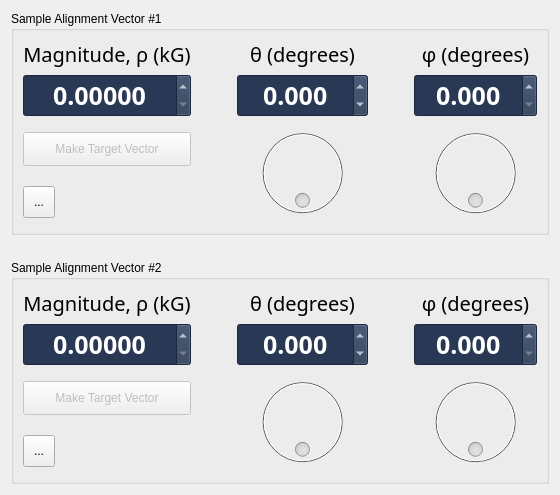
      <widget class="QWidget" name="alignmentTab">
       <attribute name="title">
        <string>Sample Alignment</string>
       </attribute>
       <layout class="QVBoxLayout" name="verticalLayout" stretch="1,1">
        <property name="spacing">
         <number>25</number>
        </property>
        <property name="leftMargin">
         <number>11</number>
        </property>
        <property name="rightMargin">
         <number>11</number>
        </property>
        <item>
         <widget class="QGroupBox" name="alignGroupBox1">
          <property name="title">
           <string>Sample Alignment Vector #1</string>
          </property>
          <layout class="QGridLayout" name="alignGridLayout1" rowstretch="1,1,0,0" columnstretch="2,2,1,3,1,3">
           <property name="sizeConstraint">
            <enum>QLayout::SetDefaultConstraint</enum>
           </property>
           <item row="1" column="0" colspan="2">
            <widget class="QDoubleSpinBox" name="alignMagValueSpinBox1">
             <property name="enabled">
              <bool>false</bool>
             </property>
             <property name="minimumSize">
              <size>
               <width>0</width>
               <height>34</height>
              </size>
             </property>
             <property name="font">
              <font>
               <family>.SF NS</family>
               <pointsize>19</pointsize>
               <weight>75</weight>
               <bold>true</bold>
              </font>
             </property>
             <property name="styleSheet">
              <string notr="true">background-color: rgb(41,57,85);
color: rgb(255, 255, 255);</string>
             </property>
             <property name="frame">
              <bool>true</bool>
             </property>
             <property name="alignment">
              <set>Qt::AlignCenter</set>
             </property>
             <property name="decimals">
              <number>5</number>
             </property>
             <property name="maximum">
              <double>100.000000000000000</double>
             </property>
             <property name="singleStep">
              <double>0.010000000000000</double>
             </property>
            </widget>
           </item>
           <item row="1" column="5">
            <widget class="QDoubleSpinBox" name="alignPhiSpinBox1">
             <property name="enabled">
              <bool>false</bool>
             </property>
             <property name="minimumSize">
              <size>
               <width>0</width>
               <height>34</height>
              </size>
             </property>
             <property name="font">
              <font>
               <family>.SF NS</family>
               <pointsize>19</pointsize>
               <weight>75</weight>
               <bold>true</bold>
              </font>
             </property>
             <property name="styleSheet">
              <string notr="true">background-color: rgb(41,57,85);
color: rgb(255, 255, 255);</string>
             </property>
             <property name="alignment">
              <set>Qt::AlignCenter</set>
             </property>
             <property name="decimals">
              <number>3</number>
             </property>
             <property name="maximum">
              <double>180.000000000000000</double>
             </property>
             <property name="singleStep">
              <double>0.010000000000000</double>
             </property>
            </widget>
           </item>
           <item row="3" column="0">
            <widget class="QToolButton" name="alignLock1">
             <property name="minimumSize">
              <size>
               <width>32</width>
               <height>32</height>
              </size>
             </property>
             <property name="text">
              <string>...</string>
             </property>
             <property name="icon">
              <iconset resource="multiaxisoperation.qrc">
               <normaloff>:/multiaxis/Resources/security_lock.png</normaloff>
               <normalon>:/multiaxis/Resources/security_unlock.png</normalon>:/multiaxis/Resources/security_lock.png</iconset>
             </property>
             <property name="iconSize">
              <size>
               <width>24</width>
               <height>24</height>
              </size>
             </property>
             <property name="checkable">
              <bool>true</bool>
             </property>
            </widget>
           </item>
           <item row="0" column="5">
            <widget class="QLabel" name="alignPhiLabel1">
             <property name="sizePolicy">
              <sizepolicy hsizetype="Preferred" vsizetype="Fixed">
               <horstretch>0</horstretch>
               <verstretch>0</verstretch>
              </sizepolicy>
             </property>
             <property name="font">
              <font>
               <family>.SF NS</family>
               <pointsize>15</pointsize>
               <weight>50</weight>
               <bold>false</bold>
              </font>
             </property>
             <property name="text">
              <string>φ (degrees)</string>
             </property>
             <property name="alignment">
              <set>Qt::AlignCenter</set>
             </property>
            </widget>
           </item>
           <item row="0" column="0" colspan="2">
            <widget class="QLabel" name="alignMagLabel1">
             <property name="sizePolicy">
              <sizepolicy hsizetype="Preferred" vsizetype="Fixed">
               <horstretch>0</horstretch>
               <verstretch>0</verstretch>
              </sizepolicy>
             </property>
             <property name="font">
              <font>
               <family>.SF NS</family>
               <pointsize>15</pointsize>
               <weight>50</weight>
               <bold>false</bold>
              </font>
             </property>
             <property name="text">
              <string>Magnitude, ρ (kG)</string>
             </property>
             <property name="alignment">
              <set>Qt::AlignCenter</set>
             </property>
            </widget>
           </item>
           <item row="0" column="3">
            <widget class="QLabel" name="alignThetaLabel1">
             <property name="sizePolicy">
              <sizepolicy hsizetype="Preferred" vsizetype="Fixed">
               <horstretch>0</horstretch>
               <verstretch>0</verstretch>
              </sizepolicy>
             </property>
             <property name="font">
              <font>
               <family>.SF NS</family>
               <pointsize>15</pointsize>
               <weight>50</weight>
               <bold>false</bold>
              </font>
             </property>
             <property name="text">
              <string>θ (degrees)</string>
             </property>
             <property name="alignment">
              <set>Qt::AlignCenter</set>
             </property>
            </widget>
           </item>
           <item row="1" column="3">
            <widget class="QDoubleSpinBox" name="alignThetaSpinBox1">
             <property name="enabled">
              <bool>false</bool>
             </property>
             <property name="minimumSize">
              <size>
               <width>0</width>
               <height>34</height>
              </size>
             </property>
             <property name="font">
              <font>
               <family>.SF NS</family>
               <pointsize>19</pointsize>
               <weight>75</weight>
               <bold>true</bold>
              </font>
             </property>
             <property name="styleSheet">
              <string notr="true">background-color: rgb(41,57,85);
color: rgb(255, 255, 255);</string>
             </property>
             <property name="alignment">
              <set>Qt::AlignCenter</set>
             </property>
             <property name="decimals">
              <number>3</number>
             </property>
             <property name="minimum">
              <double>-360.000000000000000</double>
             </property>
             <property name="maximum">
              <double>360.000000000000000</double>
             </property>
             <property name="singleStep">
              <double>0.010000000000000</double>
             </property>
            </widget>
           </item>
           <item row="0" column="4">
            <spacer name="horizontalSpacer_2">
             <property name="orientation">
              <enum>Qt::Horizontal</enum>
             </property>
             <property name="sizeType">
              <enum>QSizePolicy::Minimum</enum>
             </property>
             <property name="sizeHint" stdset="0">
              <size>
               <width>40</width>
               <height>20</height>
              </size>
             </property>
            </spacer>
           </item>
           <item row="0" column="2">
            <spacer name="horizontalSpacer">
             <property name="orientation">
              <enum>Qt::Horizontal</enum>
             </property>
             <property name="sizeType">
              <enum>QSizePolicy::Minimum</enum>
             </property>
             <property name="sizeHint" stdset="0">
              <size>
               <width>40</width>
               <height>20</height>
              </size>
             </property>
            </spacer>
           </item>
           <item row="2" column="3" rowspan="2">
            <widget class="QDial" name="alignThetaDial1">
             <property name="enabled">
              <bool>false</bool>
             </property>
             <property name="sizePolicy">
              <sizepolicy hsizetype="MinimumExpanding" vsizetype="MinimumExpanding">
               <horstretch>0</horstretch>
               <verstretch>0</verstretch>
              </sizepolicy>
             </property>
             <property name="maximum">
              <number>4000</number>
             </property>
             <property name="wrapping">
              <bool>true</bool>
             </property>
             <property name="notchTarget">
              <double>0.000000000000000</double>
             </property>
            </widget>
           </item>
           <item row="2" column="5" rowspan="2">
            <widget class="QDial" name="alignPhiDial1">
             <property name="enabled">
              <bool>false</bool>
             </property>
             <property name="sizePolicy">
              <sizepolicy hsizetype="MinimumExpanding" vsizetype="MinimumExpanding">
               <horstretch>0</horstretch>
               <verstretch>0</verstretch>
              </sizepolicy>
             </property>
             <property name="maximum">
              <number>4000</number>
             </property>
             <property name="wrapping">
              <bool>true</bool>
             </property>
            </widget>
           </item>
           <item row="2" column="0" colspan="2">
            <widget class="QPushButton" name="makeAlignActiveButton1">
             <property name="enabled">
              <bool>false</bool>
             </property>
             <property name="minimumSize">
              <size>
               <width>0</width>
               <height>34</height>
              </size>
             </property>
             <property name="text">
              <string>Make Target Vector</string>
             </property>
             <property name="checkable">
              <bool>true</bool>
             </property>
            </widget>
           </item>
          </layout>
         </widget>
        </item>
        <item>
         <widget class="QGroupBox" name="alignGroupBox2">
          <property name="title">
           <string>Sample Alignment Vector #2</string>
          </property>
          <layout class="QGridLayout" name="alignGridLayout2" rowstretch="1,1,0,0" columnstretch="2,2,1,3,1,3">
           <property name="sizeConstraint">
            <enum>QLayout::SetDefaultConstraint</enum>
           </property>
           <item row="3" column="0">
            <widget class="QToolButton" name="alignLock2">
             <property name="minimumSize">
              <size>
               <width>32</width>
               <height>32</height>
              </size>
             </property>
             <property name="text">
              <string>...</string>
             </property>
             <property name="icon">
              <iconset resource="multiaxisoperation.qrc">
               <normaloff>:/multiaxis/Resources/security_lock.png</normaloff>
               <normalon>:/multiaxis/Resources/security_unlock.png</normalon>:/multiaxis/Resources/security_lock.png</iconset>
             </property>
             <property name="iconSize">
              <size>
               <width>24</width>
               <height>24</height>
              </size>
             </property>
             <property name="checkable">
              <bool>true</bool>
             </property>
            </widget>
           </item>
           <item row="1" column="5">
            <widget class="QDoubleSpinBox" name="alignPhiSpinBox2">
             <property name="enabled">
              <bool>false</bool>
             </property>
             <property name="minimumSize">
              <size>
               <width>0</width>
               <height>34</height>
              </size>
             </property>
             <property name="font">
              <font>
               <family>.SF NS</family>
               <pointsize>19</pointsize>
               <weight>75</weight>
               <bold>true</bold>
              </font>
             </property>
             <property name="styleSheet">
              <string notr="true">background-color: rgb(41,57,85);
color: rgb(255, 255, 255);</string>
             </property>
             <property name="alignment">
              <set>Qt::AlignCenter</set>
             </property>
             <property name="decimals">
              <number>3</number>
             </property>
             <property name="maximum">
              <double>180.000000000000000</double>
             </property>
             <property name="singleStep">
              <double>0.010000000000000</double>
             </property>
            </widget>
           </item>
           <item row="1" column="0" colspan="2">
            <widget class="QDoubleSpinBox" name="alignMagValueSpinBox2">
             <property name="enabled">
              <bool>false</bool>
             </property>
             <property name="minimumSize">
              <size>
               <width>0</width>
               <height>34</height>
              </size>
             </property>
             <property name="font">
              <font>
               <family>.SF NS</family>
               <pointsize>19</pointsize>
               <weight>75</weight>
               <bold>true</bold>
              </font>
             </property>
             <property name="styleSheet">
              <string notr="true">background-color: rgb(41,57,85);
color: rgb(255, 255, 255);</string>
             </property>
             <property name="alignment">
              <set>Qt::AlignCenter</set>
             </property>
             <property name="decimals">
              <number>5</number>
             </property>
             <property name="maximum">
              <double>100.000000000000000</double>
             </property>
             <property name="singleStep">
              <double>0.010000000000000</double>
             </property>
            </widget>
           </item>
           <item row="0" column="2">
            <spacer name="horizontalSpacer_3">
             <property name="orientation">
              <enum>Qt::Horizontal</enum>
             </property>
             <property name="sizeType">
              <enum>QSizePolicy::Minimum</enum>
             </property>
             <property name="sizeHint" stdset="0">
              <size>
               <width>40</width>
               <height>20</height>
              </size>
             </property>
            </spacer>
           </item>
           <item row="0" column="4">
            <spacer name="horizontalSpacer_4">
             <property name="orientation">
              <enum>Qt::Horizontal</enum>
             </property>
             <property name="sizeType">
              <enum>QSizePolicy::Minimum</enum>
             </property>
             <property name="sizeHint" stdset="0">
              <size>
               <width>40</width>
               <height>20</height>
              </size>
             </property>
            </spacer>
           </item>
           <item row="0" column="5">
            <widget class="QLabel" name="alignPhiLabel2">
             <property name="sizePolicy">
              <sizepolicy hsizetype="Preferred" vsizetype="Fixed">
               <horstretch>0</horstretch>
               <verstretch>0</verstretch>
              </sizepolicy>
             </property>
             <property name="font">
              <font>
               <family>.SF NS</family>
               <pointsize>15</pointsize>
               <weight>50</weight>
               <bold>false</bold>
              </font>
             </property>
             <property name="text">
              <string>φ (degrees)</string>
             </property>
             <property name="alignment">
              <set>Qt::AlignCenter</set>
             </property>
            </widget>
           </item>
           <item row="0" column="3">
            <widget class="QLabel" name="alignThetaLabel2">
             <property name="sizePolicy">
              <sizepolicy hsizetype="Preferred" vsizetype="Fixed">
               <horstretch>0</horstretch>
               <verstretch>0</verstretch>
              </sizepolicy>
             </property>
             <property name="font">
              <font>
               <family>.SF NS</family>
               <pointsize>15</pointsize>
               <weight>50</weight>
               <bold>false</bold>
              </font>
             </property>
             <property name="text">
              <string>θ (degrees)</string>
             </property>
             <property name="alignment">
              <set>Qt::AlignCenter</set>
             </property>
            </widget>
           </item>
           <item row="0" column="0" colspan="2">
            <widget class="QLabel" name="alignMagLabel2">
             <property name="sizePolicy">
              <sizepolicy hsizetype="Preferred" vsizetype="Fixed">
               <horstretch>0</horstretch>
               <verstretch>0</verstretch>
              </sizepolicy>
             </property>
             <property name="font">
              <font>
               <family>.SF NS</family>
               <pointsize>15</pointsize>
               <weight>50</weight>
               <bold>false</bold>
              </font>
             </property>
             <property name="text">
              <string>Magnitude, ρ (kG)</string>
             </property>
             <property name="alignment">
              <set>Qt::AlignCenter</set>
             </property>
            </widget>
           </item>
           <item row="1" column="3">
            <widget class="QDoubleSpinBox" name="alignThetaSpinBox2">
             <property name="enabled">
              <bool>false</bool>
             </property>
             <property name="minimumSize">
              <size>
               <width>0</width>
               <height>34</height>
              </size>
             </property>
             <property name="font">
              <font>
               <family>.SF NS</family>
               <pointsize>19</pointsize>
               <weight>75</weight>
               <bold>true</bold>
              </font>
             </property>
             <property name="styleSheet">
              <string notr="true">background-color: rgb(41,57,85);
color: rgb(255, 255, 255);</string>
             </property>
             <property name="alignment">
              <set>Qt::AlignCenter</set>
             </property>
             <property name="decimals">
              <number>3</number>
             </property>
             <property name="minimum">
              <double>-360.000000000000000</double>
             </property>
             <property name="maximum">
              <double>360.000000000000000</double>
             </property>
             <property name="singleStep">
              <double>0.010000000000000</double>
             </property>
            </widget>
           </item>
           <item row="2" column="3" rowspan="2">
            <widget class="QDial" name="alignThetaDial2">
             <property name="enabled">
              <bool>false</bool>
             </property>
             <property name="sizePolicy">
              <sizepolicy hsizetype="MinimumExpanding" vsizetype="MinimumExpanding">
               <horstretch>0</horstretch>
               <verstretch>0</verstretch>
              </sizepolicy>
             </property>
             <property name="maximum">
              <number>4000</number>
             </property>
             <property name="wrapping">
              <bool>true</bool>
             </property>
            </widget>
           </item>
           <item row="2" column="5" rowspan="2">
            <widget class="QDial" name="alignPhiDial2">
             <property name="enabled">
              <bool>false</bool>
             </property>
             <property name="sizePolicy">
              <sizepolicy hsizetype="MinimumExpanding" vsizetype="MinimumExpanding">
               <horstretch>0</horstretch>
               <verstretch>0</verstretch>
              </sizepolicy>
             </property>
             <property name="maximum">
              <number>4000</number>
             </property>
             <property name="singleStep">
              <number>1</number>
             </property>
             <property name="pageStep">
              <number>10</number>
             </property>
             <property name="invertedAppearance">
              <bool>false</bool>
             </property>
             <property name="invertedControls">
              <bool>false</bool>
             </property>
             <property name="wrapping">
              <bool>true</bool>
             </property>
             <property name="notchTarget">
              <double>0.000000000000000</double>
             </property>
             <property name="notchesVisible">
              <bool>false</bool>
             </property>
            </widget>
           </item>
           <item row="2" column="0" colspan="2">
            <widget class="QPushButton" name="makeAlignActiveButton2">
             <property name="enabled">
              <bool>false</bool>
             </property>
             <property name="minimumSize">
              <size>
               <width>0</width>
               <height>34</height>
              </size>
             </property>
             <property name="text">
              <string>Make Target Vector</string>
             </property>
             <property name="checkable">
              <bool>true</bool>
             </property>
            </widget>
           </item>
          </layout>
         </widget>
        </item>
       </layout>
      </widget>
